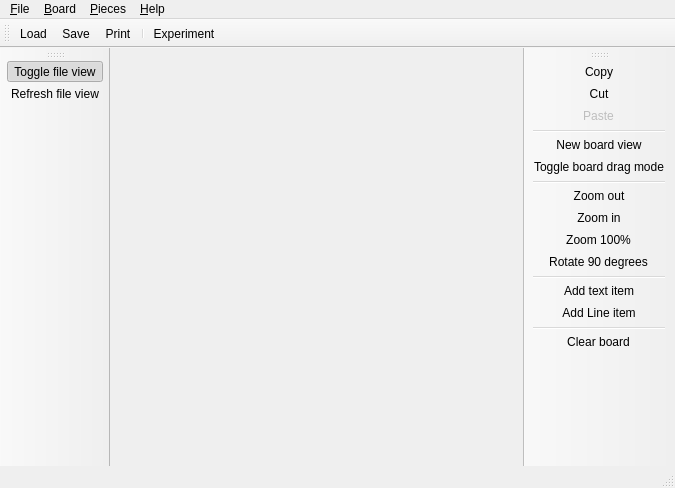
<ui version="4.0" >
 <class>MainWindow</class>
 <widget class="QMainWindow" name="MainWindow" >
  <property name="geometry" >
   <rect>
    <x>0</x>
    <y>0</y>
    <width>675</width>
    <height>488</height>
   </rect>
  </property>
  <property name="windowTitle" >
   <string>MainWindow</string>
  </property>
  <property name="windowIcon" >
   <iconset resource="../resources/icons.qrc" >:/QBoard/icon/qub.png</iconset>
  </property>
  <widget class="QWidget" name="centralwidget" >
   <layout class="QGridLayout" >
    <item row="1" column="0" >
     <widget class="QWidget" native="1" name="clientArea" >
      <property name="sizePolicy" >
       <sizepolicy vsizetype="Expanding" hsizetype="Expanding" >
        <horstretch>0</horstretch>
        <verstretch>0</verstretch>
       </sizepolicy>
      </property>
     </widget>
    </item>
   </layout>
  </widget>
  <widget class="QMenuBar" name="menubar" >
   <property name="geometry" >
    <rect>
     <x>0</x>
     <y>0</y>
     <width>675</width>
     <height>19</height>
    </rect>
   </property>
   <widget class="QMenu" name="menuFile" >
    <property name="title" >
     <string>&amp;File</string>
    </property>
    <addaction name="actionNewWindow" />
    <addaction name="separator" />
    <addaction name="actionQuickSave" />
    <addaction name="actionQuickLoad" />
    <addaction name="actionSave" />
    <addaction name="actionLoad" />
    <addaction name="actionPrint" />
    <addaction name="separator" />
    <addaction name="actionToggleBrowserView" />
    <addaction name="actionRefreshFileList" />
    <addaction name="separator" />
    <addaction name="actionQuit" />
   </widget>
   <widget class="QMenu" name="menu_Help" >
    <property name="title" >
     <string>&amp;Help</string>
    </property>
    <addaction name="actionHelp" />
    <addaction name="actionAboutQBoard" />
    <addaction name="actionAboutQt" />
   </widget>
   <widget class="QMenu" name="menu_Board" >
    <property name="title" >
     <string>&amp;Board</string>
    </property>
    <addaction name="actionToggleBoardDragMode" />
    <addaction name="actionNewBoardView" />
    <addaction name="separator" />
    <addaction name="actionCopy" />
    <addaction name="actionCut" />
    <addaction name="actionPaste" />
    <addaction name="actionClearClipboard" />
    <addaction name="separator" />
    <addaction name="actionZoomIn" />
    <addaction name="actionZoomOut" />
    <addaction name="actionZoomReset" />
    <addaction name="actionRotate90" />
    <addaction name="separator" />
    <addaction name="actionClearBoard" />
   </widget>
   <widget class="QMenu" name="menuPieces" >
    <property name="title" >
     <string>&amp;Pieces</string>
    </property>
    <addaction name="actionAddQGIHtml" />
    <addaction name="actionAddLine" />
    <addaction name="separator" />
    <addaction name="actionClearBoard" />
   </widget>
   <addaction name="menuFile" />
   <addaction name="menu_Board" />
   <addaction name="menuPieces" />
   <addaction name="menu_Help" />
  </widget>
  <widget class="QStatusBar" name="statusbar" />
  <widget class="QToolBar" name="toolBarFile" >
   <property name="windowTitle" >
    <string>Main toolbar</string>
   </property>
   <attribute name="toolBarArea" >
    <enum>TopToolBarArea</enum>
   </attribute>
   <attribute name="toolBarBreak" >
    <bool>false</bool>
   </attribute>
   <addaction name="actionLoad" />
   <addaction name="actionSave" />
   <addaction name="actionPrint" />
   <addaction name="separator" />
   <addaction name="actionExperiment" />
  </widget>
  <widget class="QToolBar" name="toolBarFileBrowser" >
   <property name="windowTitle" >
    <string>File browser toolbar</string>
   </property>
   <attribute name="toolBarArea" >
    <enum>LeftToolBarArea</enum>
   </attribute>
   <attribute name="toolBarBreak" >
    <bool>false</bool>
   </attribute>
   <addaction name="actionToggleBrowserView" />
   <addaction name="actionRefreshFileList" />
  </widget>
  <widget class="QToolBar" name="toolBarBoard" >
   <property name="windowTitle" >
    <string>Board Toolar</string>
   </property>
   <attribute name="toolBarArea" >
    <enum>RightToolBarArea</enum>
   </attribute>
   <attribute name="toolBarBreak" >
    <bool>false</bool>
   </attribute>
   <addaction name="actionCopy" />
   <addaction name="actionCut" />
   <addaction name="actionPaste" />
   <addaction name="separator" />
   <addaction name="actionNewBoardView" />
   <addaction name="actionToggleBoardDragMode" />
   <addaction name="separator" />
   <addaction name="actionZoomOut" />
   <addaction name="actionZoomIn" />
   <addaction name="actionZoomReset" />
   <addaction name="actionRotate90" />
   <addaction name="separator" />
   <addaction name="actionAddQGIHtml" />
   <addaction name="actionAddLine" />
   <addaction name="separator" />
   <addaction name="actionClearBoard" />
  </widget>
  <action name="actionSave" >
   <property name="icon" >
    <iconset resource="../resources/icons.qrc" >:/QBoard/icon/filesaveas.png</iconset>
   </property>
   <property name="text" >
    <string>&amp;Save...</string>
   </property>
   <property name="shortcut" >
    <string>Ctrl+S</string>
   </property>
   <property name="shortcutContext" >
    <enum>Qt::ApplicationShortcut</enum>
   </property>
  </action>
  <action name="actionLoad" >
   <property name="icon" >
    <iconset resource="../resources/icons.qrc" >:/QBoard/icon/fileopen.png</iconset>
   </property>
   <property name="text" >
    <string>&amp;Load...</string>
   </property>
   <property name="shortcut" >
    <string>Ctrl+O</string>
   </property>
   <property name="shortcutContext" >
    <enum>Qt::ApplicationShortcut</enum>
   </property>
  </action>
  <action name="actionQuit" >
   <property name="enabled" >
    <bool>true</bool>
   </property>
   <property name="icon" >
    <iconset resource="../resources/icons.qrc" >:/QBoard/icon/exit.png</iconset>
   </property>
   <property name="text" >
    <string>&amp;Quit</string>
   </property>
   <property name="shortcut" >
    <string>Ctrl+Q</string>
   </property>
   <property name="shortcutContext" >
    <enum>Qt::ApplicationShortcut</enum>
   </property>
  </action>
  <action name="actionCopy" >
   <property name="icon" >
    <iconset resource="../resources/icons.qrc" >:/QBoard/icon/editcopy.png</iconset>
   </property>
   <property name="text" >
    <string>Copy</string>
   </property>
   <property name="toolTip" >
    <string>Copy selected on-board items to the clipboard.</string>
   </property>
   <property name="shortcut" >
    <string>Ctrl+C</string>
   </property>
   <property name="shortcutContext" >
    <enum>Qt::ApplicationShortcut</enum>
   </property>
  </action>
  <action name="actionCut" >
   <property name="icon" >
    <iconset resource="../resources/icons.qrc" >:/QBoard/icon/editcut.png</iconset>
   </property>
   <property name="text" >
    <string>Cut</string>
   </property>
   <property name="toolTip" >
    <string>Cut selected on-board items to the clipboard.</string>
   </property>
   <property name="shortcut" >
    <string>Ctrl+X</string>
   </property>
   <property name="shortcutContext" >
    <enum>Qt::ApplicationShortcut</enum>
   </property>
  </action>
  <action name="actionPaste" >
   <property name="enabled" >
    <bool>false</bool>
   </property>
   <property name="icon" >
    <iconset resource="../resources/icons.qrc" >:/QBoard/icon/editpaste.png</iconset>
   </property>
   <property name="text" >
    <string>Paste</string>
   </property>
   <property name="toolTip" >
    <string>Paste clipboarded game objects to the board.</string>
   </property>
   <property name="shortcut" >
    <string>Ctrl+V</string>
   </property>
   <property name="shortcutContext" >
    <enum>Qt::ApplicationShortcut</enum>
   </property>
  </action>
  <action name="actionClearClipboard" >
   <property name="enabled" >
    <bool>false</bool>
   </property>
   <property name="icon" >
    <iconset resource="../resources/icons.qrc" >:/QBoard/icon/editshred.png</iconset>
   </property>
   <property name="text" >
    <string>Clear clipboard</string>
   </property>
   <property name="shortcutContext" >
    <enum>Qt::ApplicationShortcut</enum>
   </property>
  </action>
  <action name="actionZoomIn" >
   <property name="icon" >
    <iconset resource="../resources/icons.qrc" >:/QBoard/icon/viewmag+.png</iconset>
   </property>
   <property name="text" >
    <string>Zoom &amp;in</string>
   </property>
   <property name="shortcutContext" >
    <enum>Qt::ApplicationShortcut</enum>
   </property>
  </action>
  <action name="actionZoomOut" >
   <property name="icon" >
    <iconset resource="../resources/icons.qrc" >:/QBoard/icon/viewmag-.png</iconset>
   </property>
   <property name="text" >
    <string>Zoom &amp;out</string>
   </property>
   <property name="shortcutContext" >
    <enum>Qt::ApplicationShortcut</enum>
   </property>
  </action>
  <action name="actionZoomReset" >
   <property name="icon" >
    <iconset resource="../resources/icons.qrc" >:/QBoard/icon/viewmag1.png</iconset>
   </property>
   <property name="text" >
    <string>Zoom &amp;100%</string>
   </property>
   <property name="shortcut" >
    <string comment="Reset board zoom level" >Ctrl+Z</string>
   </property>
   <property name="shortcutContext" >
    <enum>Qt::ApplicationShortcut</enum>
   </property>
  </action>
  <action name="actionRefreshFileList" >
   <property name="enabled" >
    <bool>true</bool>
   </property>
   <property name="icon" >
    <iconset resource="../resources/icons.qrc" >:/QBoard/icon/reload.png</iconset>
   </property>
   <property name="text" >
    <string>&amp;Refresh file view</string>
   </property>
   <property name="iconText" >
    <string>Refresh file view</string>
   </property>
   <property name="toolTip" >
    <string>Refresh file view</string>
   </property>
   <property name="shortcut" >
    <string>F5</string>
   </property>
   <property name="shortcutContext" >
    <enum>Qt::ApplicationShortcut</enum>
   </property>
  </action>
  <action name="actionToggleBrowserView" >
   <property name="checkable" >
    <bool>true</bool>
   </property>
   <property name="checked" >
    <bool>true</bool>
   </property>
   <property name="icon" >
    <iconset resource="../resources/icons.qrc" >:/QBoard/icon/view_sidetree.png</iconset>
   </property>
   <property name="text" >
    <string>Toggle file &amp;view</string>
   </property>
   <property name="shortcut" >
    <string>Ctrl+B</string>
   </property>
   <property name="shortcutContext" >
    <enum>Qt::ApplicationShortcut</enum>
   </property>
  </action>
  <action name="actionNewBoardView" >
   <property name="icon" >
    <iconset resource="../resources/icons.qrc" >:/QBoard/icon/view_right.png</iconset>
   </property>
   <property name="text" >
    <string>New &amp;board view</string>
   </property>
   <property name="shortcut" >
    <string>Ctrl+N</string>
   </property>
   <property name="shortcutContext" >
    <enum>Qt::ApplicationShortcut</enum>
   </property>
  </action>
  <action name="actionExperiment" >
   <property name="icon" >
    <iconset resource="../resources/icons.qrc" >:/QBoard/icon/connect_creating.png</iconset>
   </property>
   <property name="text" >
    <string>Experiment</string>
   </property>
   <property name="shortcut" >
    <string>Alt+X</string>
   </property>
   <property name="shortcutContext" >
    <enum>Qt::ApplicationShortcut</enum>
   </property>
  </action>
  <action name="actionAboutQt" >
   <property name="icon" >
    <iconset resource="../resources/icons.qrc" >:/QBoard/icon/qtlogo.png</iconset>
   </property>
   <property name="text" >
    <string>About &amp;Qt</string>
   </property>
   <property name="shortcutContext" >
    <enum>Qt::ApplicationShortcut</enum>
   </property>
  </action>
  <action name="actionAboutQBoard" >
   <property name="icon" >
    <iconset resource="../resources/icons.qrc" >:/QBoard/icon/qub-mini.png</iconset>
   </property>
   <property name="text" >
    <string>&amp;About QBoard</string>
   </property>
   <property name="shortcutContext" >
    <enum>Qt::ApplicationShortcut</enum>
   </property>
  </action>
  <action name="actionPrint" >
   <property name="icon" >
    <iconset resource="../resources/icons.qrc" >:/QBoard/icon/fileprint.png</iconset>
   </property>
   <property name="text" >
    <string>&amp;Print...</string>
   </property>
   <property name="shortcut" >
    <string>Ctrl+P</string>
   </property>
   <property name="shortcutContext" >
    <enum>Qt::ApplicationShortcut</enum>
   </property>
  </action>
  <action name="actionHelp" >
   <property name="icon" >
    <iconset resource="../resources/icons.qrc" >:/QBoard/icon/contents.png</iconset>
   </property>
   <property name="text" >
    <string>&amp;Help</string>
   </property>
   <property name="shortcut" >
    <string>F1</string>
   </property>
   <property name="shortcutContext" >
    <enum>Qt::ApplicationShortcut</enum>
   </property>
  </action>
  <action name="actionClearBoard" >
   <property name="icon" >
    <iconset resource="../resources/icons.qrc" >:/QBoard/icon/eraser.png</iconset>
   </property>
   <property name="text" >
    <string>&amp;Clear board</string>
   </property>
   <property name="shortcutContext" >
    <enum>Qt::ApplicationShortcut</enum>
   </property>
  </action>
  <action name="actionNewWindow" >
   <property name="icon" >
    <iconset resource="../resources/icons.qrc" >:/QBoard/icon/qub-mini.png</iconset>
   </property>
   <property name="text" >
    <string>&amp;New Window</string>
   </property>
   <property name="shortcutContext" >
    <enum>Qt::ApplicationShortcut</enum>
   </property>
  </action>
  <action name="actionToggleBoardDragMode" >
   <property name="checkable" >
    <bool>true</bool>
   </property>
   <property name="checked" >
    <bool>false</bool>
   </property>
   <property name="icon" >
    <iconset resource="../resources/icons.qrc" >:/QBoard/icon/mouse.png</iconset>
   </property>
   <property name="text" >
    <string>Toggle board drag mode</string>
   </property>
   <property name="shortcut" >
    <string>Ctrl+G</string>
   </property>
   <property name="shortcutContext" >
    <enum>Qt::ApplicationShortcut</enum>
   </property>
  </action>
  <action name="actionRotate90" >
   <property name="icon" >
    <iconset resource="../resources/icons.qrc" >:/QBoard/icon/rotate_cw.png</iconset>
   </property>
   <property name="text" >
    <string>Rotate &amp;90 degrees</string>
   </property>
   <property name="shortcut" >
    <string>Ctrl+R</string>
   </property>
   <property name="shortcutContext" >
    <enum>Qt::ApplicationShortcut</enum>
   </property>
  </action>
  <action name="actionAddQGIHtml" >
   <property name="icon" >
    <iconset resource="../resources/icons.qrc" >:/QBoard/icon/editclear.png</iconset>
   </property>
   <property name="text" >
    <string>Add &amp;text item</string>
   </property>
   <property name="shortcut" >
    <string>Ctrl+T</string>
   </property>
   <property name="shortcutContext" >
    <enum>Qt::ApplicationShortcut</enum>
   </property>
  </action>
  <action name="actionAddLine" >
   <property name="icon" >
    <iconset resource="../resources/icons.qrc" >:/QBoard/icon/color_line.png</iconset>
   </property>
   <property name="text" >
    <string>Add &amp;Line item</string>
   </property>
   <property name="shortcutContext" >
    <enum>Qt::ApplicationShortcut</enum>
   </property>
  </action>
  <action name="actionSelectAll" >
   <property name="enabled" >
    <bool>true</bool>
   </property>
   <property name="text" >
    <string>Select &amp;all</string>
   </property>
   <property name="shortcut" >
    <string>Ctrl+A</string>
   </property>
   <property name="shortcutContext" >
    <enum>Qt::ApplicationShortcut</enum>
   </property>
  </action>
  <action name="actionQuickSave" >
   <property name="icon" >
    <iconset resource="../resources/icons.qrc" >:/QBoard/icon/fileexport.png</iconset>
   </property>
   <property name="text" >
    <string>Quick-save</string>
   </property>
   <property name="shortcut" >
    <string>Alt+S</string>
   </property>
   <property name="shortcutContext" >
    <enum>Qt::ApplicationShortcut</enum>
   </property>
  </action>
  <action name="actionQuickLoad" >
   <property name="icon" >
    <iconset resource="../resources/icons.qrc" >:/QBoard/icon/fileimport.png</iconset>
   </property>
   <property name="text" >
    <string>Quick-load</string>
   </property>
   <property name="shortcut" >
    <string>Alt+L</string>
   </property>
   <property name="shortcutContext" >
    <enum>Qt::ApplicationShortcut</enum>
   </property>
  </action>
 </widget>
 <resources>
  <include location="../resources/icons.qrc" />
 </resources>
 <connections>
  <connection>
   <sender>actionNewWindow</sender>
   <signal>triggered()</signal>
   <receiver>MainWindow</receiver>
   <slot>launchNewWindow()</slot>
   <hints>
    <hint type="sourcelabel" >
     <x>-1</x>
     <y>-1</y>
    </hint>
    <hint type="destinationlabel" >
     <x>337</x>
     <y>243</y>
    </hint>
   </hints>
  </connection>
  <connection>
   <sender>actionRotate90</sender>
   <signal>triggered()</signal>
   <receiver>MainWindow</receiver>
   <slot>rotate90()</slot>
   <hints>
    <hint type="sourcelabel" >
     <x>-1</x>
     <y>-1</y>
    </hint>
    <hint type="destinationlabel" >
     <x>337</x>
     <y>243</y>
    </hint>
   </hints>
  </connection>
  <connection>
   <sender>actionQuit</sender>
   <signal>triggered()</signal>
   <receiver>MainWindow</receiver>
   <slot>close()</slot>
   <hints>
    <hint type="sourcelabel" >
     <x>-1</x>
     <y>-1</y>
    </hint>
    <hint type="destinationlabel" >
     <x>337</x>
     <y>243</y>
    </hint>
   </hints>
  </connection>
  <connection>
   <sender>actionAddQGIHtml</sender>
   <signal>triggered()</signal>
   <receiver>MainWindow</receiver>
   <slot>addQGIHtml()</slot>
   <hints>
    <hint type="sourcelabel" >
     <x>-1</x>
     <y>-1</y>
    </hint>
    <hint type="destinationlabel" >
     <x>337</x>
     <y>243</y>
    </hint>
   </hints>
  </connection>
  <connection>
   <sender>actionAddLine</sender>
   <signal>triggered()</signal>
   <receiver>MainWindow</receiver>
   <slot>addLine()</slot>
   <hints>
    <hint type="sourcelabel" >
     <x>-1</x>
     <y>-1</y>
    </hint>
    <hint type="destinationlabel" >
     <x>337</x>
     <y>243</y>
    </hint>
   </hints>
  </connection>
 </connections>
</ui>
